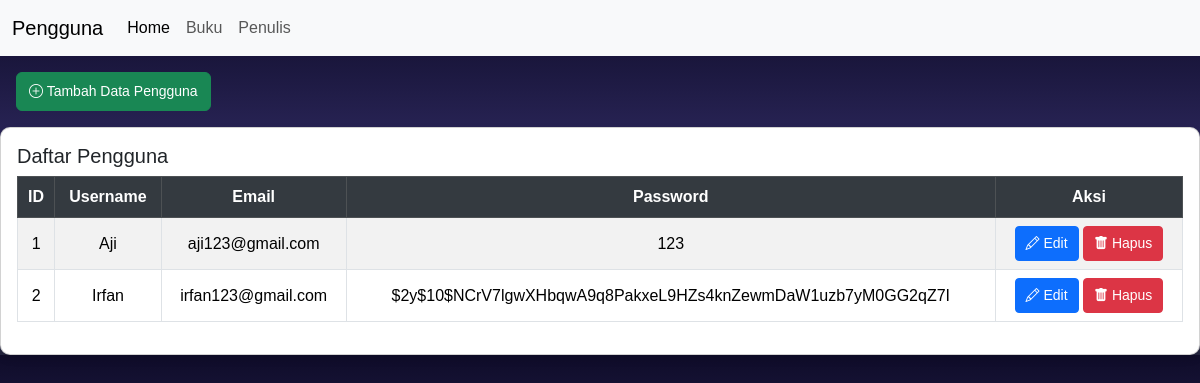
The app's page /tabel_users.php (signed in), older data.
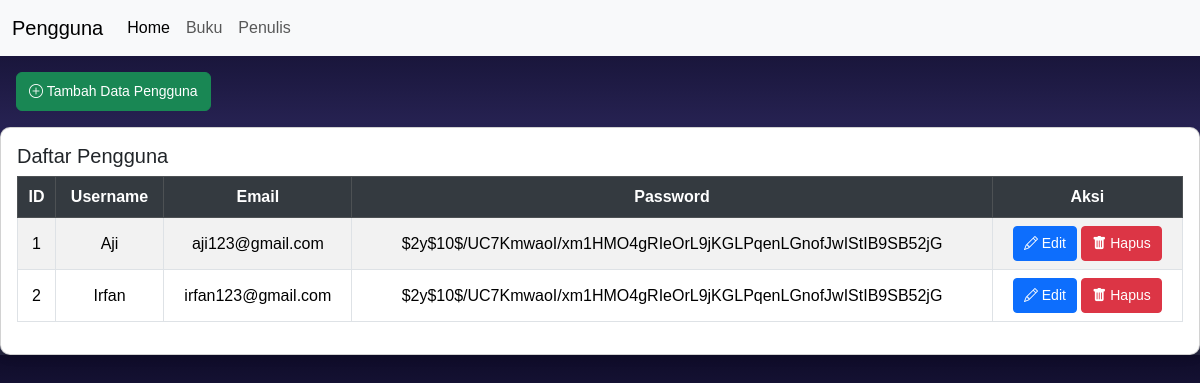
The same page, newer data.
### tables this page shows
CREATE TABLE `users` (
  `id` int(11) NOT NULL,
  `username` varchar(255) NOT NULL,
  `email` varchar(255) NOT NULL,
  `password` varchar(255) NOT NULL,
  `active` tinyint(1) NOT NULL DEFAULT 1
);

### tabel_users.php (the view, shortened to what this page needs)
<?php
include "koneksi.php";
$dbh = $koneksi->query("SELECT * FROM users WHERE active IS NOT NULL");
$users = $dbh->fetchAll(PDO::FETCH_ASSOC);
?>
<!DOCTYPE html>
<html lang="en">
<head>
    <link href="https://cdn.jsdelivr.net/npm/bootstrap@5.3.3/dist/css/bootstrap.min.css" rel="stylesheet">
    <link href="https://cdn.jsdelivr.net/npm/bootstrap-icons/font/bootstrap-icons.css" rel="stylesheet">
</head>
<body>
<nav class="navbar navbar-expand-lg bg-body-tertiary">
  <div class="container-fluid">
    <a class="navbar-brand" href="tabel_users.php">Pengguna</a>
    <div class="collapse navbar-collapse" id="navbarNav">
      <ul class="navbar-nav">
        <li class="nav-item">
          <a class="nav-link active" aria-current="page" href="homepage.php">Home</a>
        </li>
        <li class="nav-item">
          <a class="nav-link" href="tabel_buku.php">Buku</a>
        </li>
        <li class="nav-item">
          <a class="nav-link" href="tabel_penulis.php">Penulis</a>
        </li>
      </ul>
    </div>
  </div>
</nav>
<div class="mb-3">
            <a href="input_users.php" class="btn btn-success ms-3 mt-3"><i class="bi bi-plus-circle"></i> Tambah Data Pengguna</a>
        </div>
<div class="card">
            <div class="card-body">
                <h5 class="card-title">Daftar Pengguna</h5>
                <table class="table table-bordered table-striped text-center">
                    <thead class="table-dark">
                        <tr>
                            <th>ID</th>
                            <th>Username</th>
                            <th>Email</th>
                            <th>Password</th>
                            <th>Aksi</th>
                        </tr>
                    </thead>
                    <tbody>
                        <?php $no = 1; ?>
                        <?php foreach ($users as $row): ?>
                            <tr>
                                <td><?= $no; ?></td>
                                <td><?= htmlspecialchars($row['username']); ?></td>
                                <td><?= htmlspecialchars($row['email']); ?></td>
                                <td><?= htmlspecialchars($row['password']); ?></td>
                                <td>
                                    <a href="edit_users.php?id=<?= $row['id']; ?>" class="btn btn-primary btn-sm"><i class="bi bi-pencil"></i> Edit</a>
                                    <a href="delete_users.php?id=<?= $row['id']; ?>" class="btn btn-danger btn-sm" onclick="return confirm('Apakah Anda yakin ingin menghapus data ini?')"><i class="bi bi-trash-fill"></i> Hapus</a>
                                </td>
                            </tr>
                            <?php $no++; ?>
                        <?php endforeach; ?>
                    </tbody>
                </table>
            </div>
        </div>
</body>
</html>

### tabel_users.php (style rules this page uses)
body { background: linear-gradient(to bottom, #0f0c29, #302b63, #24243e); font-family: 'Arial', sans-serif; }
.card { box-shadow: 0 4px 8px rgba(0, 0, 0, 0.1); border-radius: 10px; }
.table th, .table td { vertical-align: middle; }
.table-dark th, .table-dark td { background-color: #343a40; color: #fff; }
.table th { font-weight: bold; }
.btn { padding: 8px 12px; font-size: 14px; }
.btn-sm { padding: 6px 10px; }

Row changes from the older to the newer data that the page shows:
changed users "Aji": password "123" → "$2y$10$/UC7KmwaoI/xm1HMO4gRIeOrL9jKGLPqenLGnofJwIStIB9SB52jG"
changed users "Irfan": password "$2y$10$NCrV7lgwXHbqwA9q8PakxeL9HZs4knZewmDaW1uzb7yM0GG2qZ7I" → "$2y$10$/UC7KmwaoI/xm1HMO4gRIeOrL9jKGLPqenLGnofJwIStIB9SB52jG"
